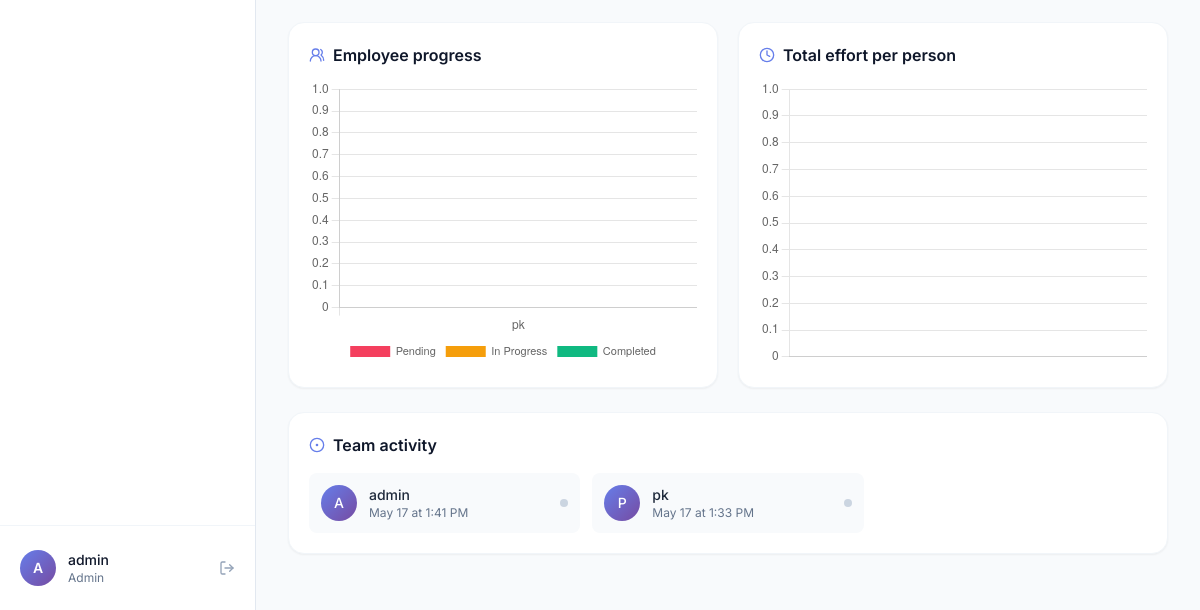
Page / (signed in, lower part) on the earlier database version.
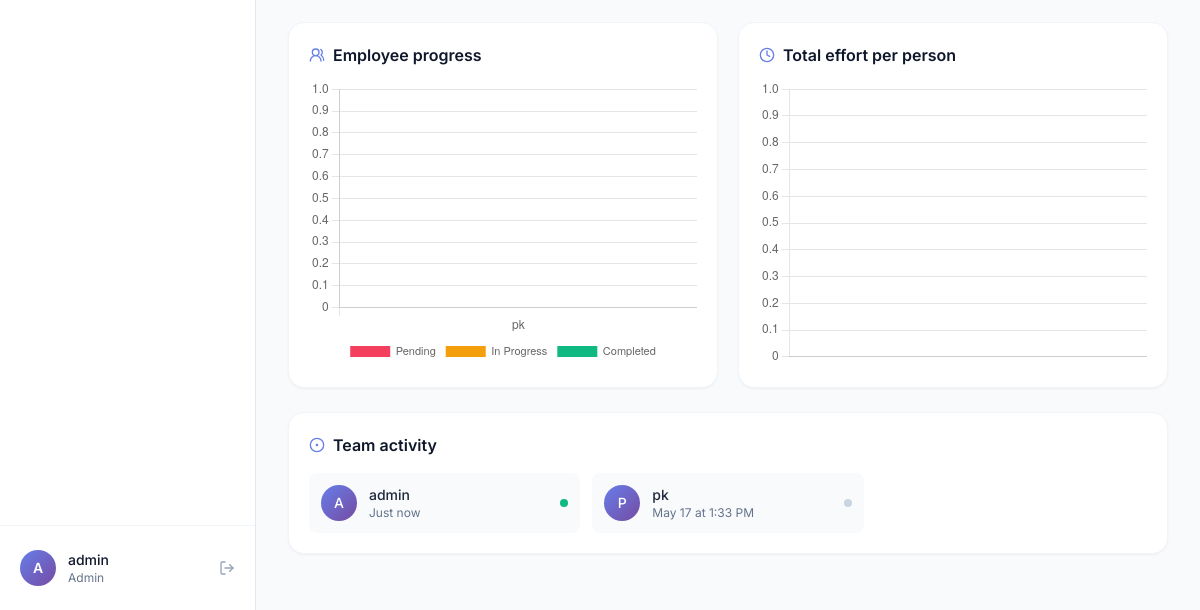
Same page on the later database version.
### app/models/user.py (models this page shows)
class User(Base):
    __tablename__ = "users"
    id            = Column(Integer, primary_key=True, index=True)
    full_name     = Column(String(120), nullable=False)
    email         = Column(String(120), unique=True, nullable=False, index=True)
    password_hash = Column(String(255), nullable=False)
    role          = Column(String(20), nullable=False, default="employee")  # admin | employee
    last_online   = Column(DateTime, nullable=True)
    created_at    = Column(DateTime, default=datetime.utcnow)
    tasks   = relationship("Task", back_populates="assignee", cascade="all, delete-orphan")
    efforts = relationship("Effort", back_populates="user", cascade="all, delete-orphan")

### app/routes/pages.py (the view)
@router.get("/", response_class=HTMLResponse)
def dashboard(request: Request, db: Session = Depends(get_db)):
    user = current_user_or_redirect(request, db)
    if not user:
        return RedirectResponse(url="/login", status_code=303)
    is_admin = user.role == "admin"
    uid = None if is_admin else user.id
    stats = analytics.dashboard_stats(db, uid)
    trend = analytics.productivity_trend(db, uid, 14)
    cat   = analytics.effort_by_category(db, uid)
    sub   = analytics.effort_by_subtask(db, uid)
    online = analytics.online_presence(db) if is_admin else {}
    emp_prog   = analytics.employee_progress(db) if is_admin else {}
    emp_act    = analytics.employee_activity(db) if is_admin else {}
    ai_insights = []
    if is_admin:
        ai_insights += ai_service.detect_workload_issues(emp_act)
    if stats["overdue"] > 0:
        ai_insights.append({
            "type": "danger",
            "title": "Overdue tasks need attention",
            "body": f"{stats['overdue']} task(s) are past their deadline."
        })
    if stats["completed"] > 0 and (stats["pending"] + stats["in_progress"] + stats["completed"]) > 0:
        total = stats["pending"] + stats["in_progress"] + stats["completed"]
        rate = round((stats["completed"] / total) * 100)
        if rate >= 60:
            ai_insights.append({
                "type": "success",
                "title": "Healthy completion rate",
                "body": f"{rate}% of tasks are complete — strong momentum."
            })
    return templates.TemplateResponse(request, "dashboard.html", {
        "user": user,
        "is_admin": is_admin,
        "stats": stats,
        "project_stats": _project_stats(db, user),
        "trend": trend,
        "effort_by_category": cat,
        "effort_by_subtask": sub,
        "online_presence": online,
        "employee_progress": emp_prog,
        "employee_activity": emp_act,
        "ai_insights": ai_insights,
    })

### templates/dashboard.html (shortened to what this page needs)
{% extends "base.html" %}
{% block content %}
<div class="p-6 lg:p-8 max-w-7xl mx-auto" x-data="dashboardApp()">
        {% set total = stats.pending + stats.in_progress + stats.completed %}
        {% set pct_done = (stats.completed * 100 // total) if total > 0 else 0 %}
        {% set pct_prog = (stats.in_progress * 100 // total) if total > 0 else 0 %}
        {% set pct_pend = (stats.pending * 100 // total) if total > 0 else 0 %}
  {% if is_admin %}
  <div class="grid lg:grid-cols-2 gap-5 mb-6">
    <div class="bg-white rounded-2xl p-5 shadow-sm border border-slate-100">
      <h3 class="font-semibold text-slate-900 flex items-center gap-2 mb-3">
        <i data-lucide="users-2" class="w-4 h-4 text-brand-500"></i>
        Employee progress
      </h3>
      <div class="relative h-72"><canvas id="progressChart"></canvas></div>
    </div>
    <div class="bg-white rounded-2xl p-5 shadow-sm border border-slate-100">
      <h3 class="font-semibold text-slate-900 flex items-center gap-2 mb-3">
        <i data-lucide="clock" class="w-4 h-4 text-brand-500"></i>
        Total effort per person
      </h3>
      <div class="relative h-72"><canvas id="activityChart"></canvas></div>
    </div>
  </div>
  <div class="bg-white rounded-2xl p-5 shadow-sm border border-slate-100 mb-6">
    <h3 class="font-semibold text-slate-900 flex items-center gap-2 mb-4">
      <i data-lucide="circle-dot" class="w-4 h-4 text-brand-500"></i>
      Team activity
    </h3>
    <div class="grid sm:grid-cols-2 md:grid-cols-3 gap-3">
      {% for name, last in online_presence.items() %}
      <div class="flex items-center gap-3 p-3 rounded-lg bg-slate-50">
        <div class="w-9 h-9 rounded-full bg-gradient-to-br from-brand-500 to-accent-500 flex items-center justify-center text-white font-medium text-sm">
          {{ name[0]|upper }}
        </div>
        <div class="flex-1 min-w-0">
          <p class="text-sm font-medium text-slate-800 truncate">{{ name }}</p>
          <p class="text-xs text-slate-500">{{ last }}</p>
        </div>
        <span class="w-2 h-2 rounded-full {% if 'Just now' in last or 'minutes' in last %}bg-emerald-500{% else %}bg-slate-300{% endif %}"></span>
      </div>
      {% endfor %}
    </div>
  </div>
  {% endif %}
</div>
{% endblock %}

### templates/base.html (shortened to what this page needs)
<!doctype html>
<html lang="en">
<head>
  <script src="https://cdn.tailwindcss.com"></script>
  <link rel="stylesheet" href="/static/css/style.css">
</head>
<body class="bg-slate-50 font-sans text-slate-800">
{% if user %}
<div class="flex min-h-screen">
  <aside class="w-64 bg-white border-r border-slate-200 hidden md:flex flex-col">
    <nav class="flex-1 px-3 py-4 space-y-1">
    </nav>
    <div class="px-3 py-4 border-t border-slate-100">
      <div class="flex items-center gap-3 px-2 py-2">
        <div class="w-9 h-9 rounded-full bg-gradient-to-br from-brand-500 to-accent-500 flex items-center justify-center text-white font-semibold text-sm">
          {{ user.full_name[0]|upper }}
        </div>
        <div class="flex-1 min-w-0">
          <p class="text-sm font-medium text-slate-900 truncate">{{ user.full_name }}</p>
          <p class="text-xs text-slate-500 capitalize">{{ user.role }}</p>
        </div>
        <a href="/logout" title="Logout" class="text-slate-400 hover:text-slate-700">
          <i data-lucide="log-out" class="w-4 h-4"></i>
        </a>
      </div>
    </div>
  </aside>
  <main class="flex-1 overflow-x-hidden relative">
    {% block content %}{% endblock %}
  </main>
</div>
{% else %}
  {% block fullpage %}{% endblock %}
{% endif %}
</body>
</html>

### static/css/style.css (style rules this page uses)
body { font-family: 'Inter', -apple-system, sans-serif; -webkit-font-smoothing: antialiased; }

Differences in the rows shown:
changed User "admin": last "May 17 at 1:41 PM" → "Just now"
